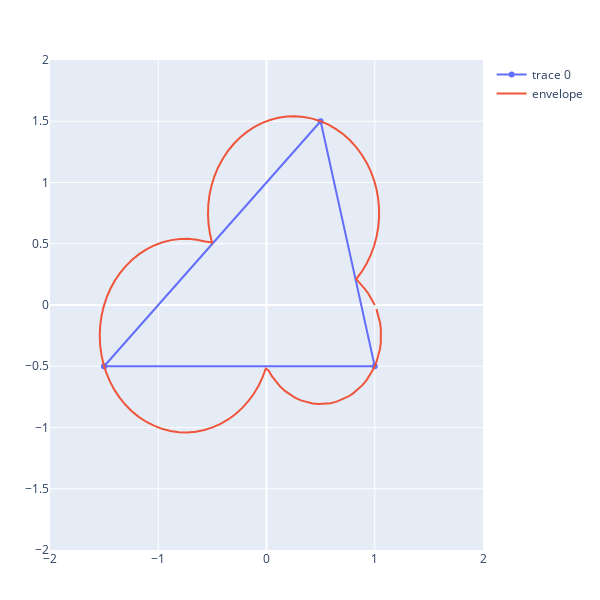

Here is the notebook cell this chart was saved with:
### Code cell
a = Point(-1.5,-0.5)#+Point(10,10)
b = Point(0.5,1.5)
c = Point(1.0,-0.5)
t = Triangle(a,b,c)

pt = plotgeometry(t)
pe = plotenvelope(t)
plot([pt,pe], layout)
